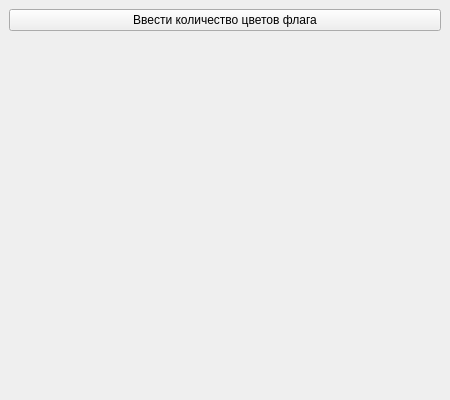
<?xml version="1.0" encoding="UTF-8"?>
<ui version="4.0">
 <class>MainWindow</class>
 <widget class="QMainWindow" name="MainWindow">
  <property name="geometry">
   <rect>
    <x>0</x>
    <y>0</y>
    <width>450</width>
    <height>400</height>
   </rect>
  </property>
  <property name="windowTitle">
   <string>Генерация флага</string>
  </property>
  <widget class="QWidget" name="centralwidget">
   <layout class="QVBoxLayout" name="verticalLayout">
    <item>
     <widget class="QPushButton" name="btnColorNumber">
      <property name="sizePolicy">
       <sizepolicy hsizetype="Minimum" vsizetype="Fixed">
        <horstretch>0</horstretch>
        <verstretch>0</verstretch>
       </sizepolicy>
      </property>
      <property name="text">
       <string>Ввести количество цветов флага</string>
      </property>
      <property name="iconSize">
       <size>
        <width>20</width>
        <height>20</height>
       </size>
      </property>
      <property name="autoDefault">
       <bool>false</bool>
      </property>
     </widget>
    </item>
    <item>
     <widget class="QWidget" name="drawCanvas" native="true"/>
    </item>
   </layout>
  </widget>
 </widget>
 <resources/>
 <connections/>
</ui>
